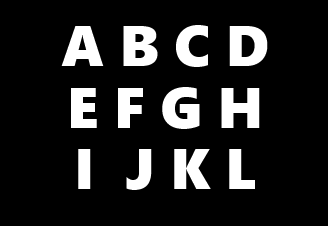
#> input picture invert_CC.png, 328 x 226 px; the run also reads 1 picture not shown here
$ python IPe_Invert_Image.py
#> lines starting #> are read from the running program, lines starting #| are printed output that depends on the picture
# 連通元標記 (Connected Component Labelling, CC Labelling)

import cv2
import numpy as np

def cv2show(name : str,file):
    cv2.imshow(name,file)
    cv2.waitKey(0)

if __name__ == '__main__':
    # Read image with single channgel (GrayScale)
    CC_img = cv2.imread('./invert_CC.png',0)
#> CC_img is the input picture: shape (226, 328); min 0, max 255, mean 35.8
    cv2show('testing',CC_img)
    print(type(CC_img),CC_img.dtype)
#| <class 'numpy.ndarray'> uint8
    # Turn datatype to sign including Negative Value
    CC_img = np.array(CC_img, dtype=np.int32)
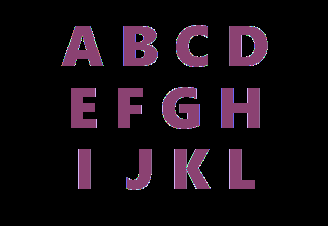
#> CC_img: shape (226, 328) int32; 17 distinct labels, from 0 to 255; one colour per label, 0 black
    CC_img = CC_img - 255
    print(CC_img)
#> (printed output is left out)
    # Using Abs to turn the unsign value
    CC_img = cv2.convertScaleAbs(CC_img)
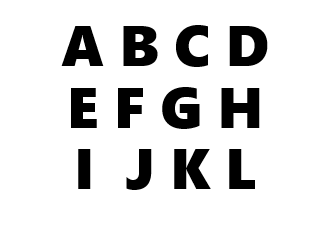
#> CC_img: shape (226, 328); min 0, max 255, mean 219.2
    # Turn dtype to uint8 that can display on screen
    CC_img = np.array(CC_img,dtype=np.uint8)
    print(CC_img)
#> (printed output is left out)

    cv2show('testing',CC_img)


    # Method II : jRegular Method
    # Read image with single channgel (GrayScale)
    CC_img = cv2.imread('./CC_label.png', 0)
    cv2show('testing', CC_img)
    print(CC_img)
#> (printed output is left out)

    # Invert the grayscale image using NumPy operations
    max_value = np.iinfo(CC_img.dtype).max
#> max_value = 255
    inv_img = max_value - CC_img

    # Convert the image back to uint8 data type
    print(inv_img)
#> (printed output is left out)

    cv2show('testing', inv_img)
